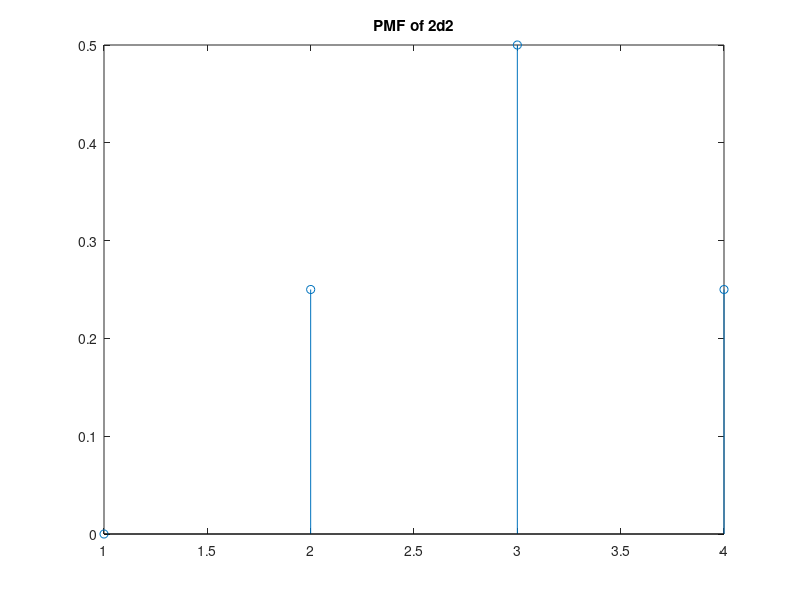
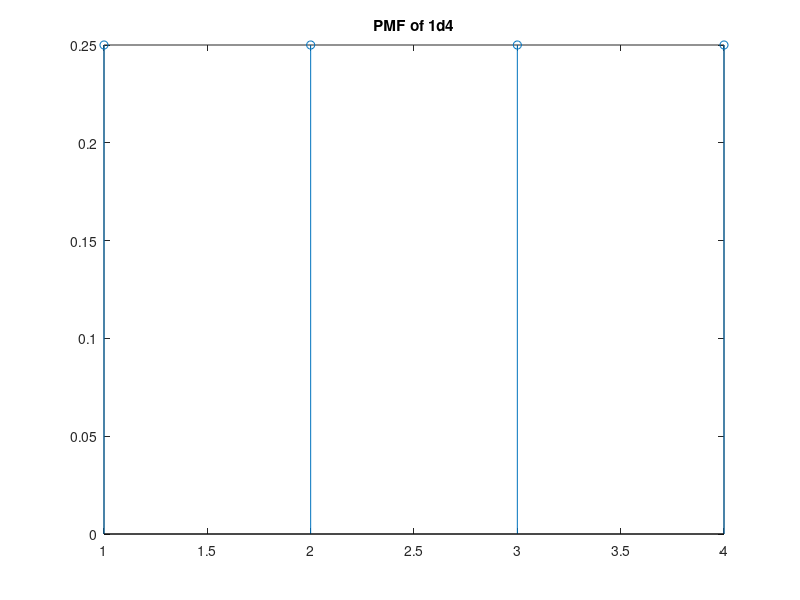

The MATLAB script that drew these images, in order:
% ECE302 Spring 2021
% I-An Huang
% Nikita Teplitskiy
% Dan Brody
%% EpicQUESTion 2
M = 10;
M = 1e6; % number of experiments to perform 
%% Part A
% Average troll health $= .25*1 + .25*2 + .25*3 +.25*4 = 2.5$
hp = randi(4,M,1); % set of 1d4
hp_ave = mean(hp); % average troll health
fprintf("Average troll health: %f\n", hp_ave);

%%
% Average fireball damage $= 0*1 + .25*2 + .50*3 + .25*4 = 3$
f = randi(2,M,2); % set of 2d2
f_dmg = sum(f,2); % compute damage 
f_ave = mean(f_dmg); % average fireball damage
f_3 = sum(f_dmg>3)/M; % probability damage > 3
fprintf("Average fireball damage: %f\n", f_ave);
fprintf("Probability fireball >3: %f\n", f_3);

%% Part B
% F = event of fireball damage
% T1, T2 = event of troll hp

pmf_F = [0; 0.25; 0.5; 0.25];
pmf_T = ones(4, 1).*0.25;

figure; stem(pmf_F); title("PMF of 2d2");
figure; stem(pmf_T); title("PMF of 1d4");

%% Part C

hp = randi(4,M,2); % make M banks of 2 trolls
f = randi(2,M,2); % throw 2 die for each spell
f_dmg = sum(f,2); % compute fireball damage
hp_new = hp - f_dmg; % attack troll
kia = hp_new <= 0; % see if dead
dead = sum(kia,2); % count the dead
fprintf("Probability of 2 kill: %f\n", sum(dead == 2)/M);

%% Part C Theoretical
theoretical_dead = 0;
prob_space = [1,2,3,4];
%for loop for each troll, iterating through combinations
%using conditional probability aptly for each case
%e.g. set of troll hp of [1,1] is killed, at the very least when fireball
%>=1, such that p(fireball>=1|[1,1]) = 1*(1/4)^2
for i = prob_space
    for j = prob_space
        if i ==4 || j ==4
            theoretical_dead = theoretical_dead+(1/4)^3;
        elseif i == 3 || j==3
            theoretical_dead = theoretical_dead + (3/4)*(1/4)^2;
        elseif i==2 || j ==2
            theoretical_dead = theoretical_dead + (1/4)^2;
        else
            theoretical_dead = theoretical_dead + (1/4)^2;
        end
    end
end

fprintf("Theoretical probability of 2 kill: %f\n", theoretical_dead);
%% Part D
% Each troll killed independently, troll must have health of at least 3
% otherwise any fireball will kill. Fireball must do less than 3 damage 
% otherwise it will kill any troll. 

kia(dead~=1,:)=1; % find lone survivors 
survivor_hp = hp_new(~kia); % check their health 
fprintf("Mean survivor health: %f\n", mean(survivor_hp));

%% Part D Theoretical
% R = event of the remaining hp of one troll given that exactly one troll
%   is dead, 0 otherwise
%
% k = event that exactly one troll is dead
%
% E(P(R given k)) = sum(r * P(R=r given k))
%   = sum(r * P(R=r and k)/P(k))

joint_pmf_TF = pmf_T*pmf_T';
joint_pmf_TF = reshape(joint_pmf_TF(:)*pmf_F', 4, 4, 4);

[T1, T2, F] = ndgrid(1:4);

R = (F >= T1 & F < T2).*(T2 - F) + ...
    (F >= T2 & F < T1).*(T1 - F);

p_2d = 0;
for r=1:2
    p_2d = p_2d + r*sum(joint_pmf_TF(R == r));
end

p_2d = p_2d/sum(joint_pmf_TF(R > 0));
fprintf("Theoretical mean survivor health: %f\n", p_2d);

%% Part E 
% 50% chance of hitting with sword, 
% 50% change of hitting with hammer given sword hit 
% I didn't compute the damage probabilities 

roll_sword = randi([0,1],M,1); % generate sword hits
sword_dmg = sum(randi(6,M,2),2); % generate sword damage 
roll_hammer = randi([0,1],M,1); % generate potential hammer hits
hammer_dmg = randi(4,M,1); % generate pontential hammer damage
% conditional probability achieved by requiring sword and hammer to be true
dmg = roll_sword.*sword_dmg + roll_sword.*roll_hammer.*hammer_dmg;
fprintf("Mean Shitvam damage: %f\n", mean(dmg));

%% Part E Theoretical
% X = dice roll,
% S = sword damage,
% H = hammer damage, 
% SH = sword and hammer damage,
% O = 0 damage,
% D = total damage,
%
% $P(D) = 0.5*P(O) + 0.25*P(S) + 0.25*P(SH)$
%
% note that prob of 0 damage is not counted in expectation

joint_pmf_X = ones(6, 6).*(1/6^2);

[X1, X2] = meshgrid(1:6); 
S = X1 + X2;

pmf_S = zeros(16, 1);
for s=2:12
    pmf_S(s) = sum(joint_pmf_X(S == s));
end

pmf_H = zeros(16, 1);
pmf_H(1:4) = 1/4;

joint_pmf_SH = pmf_S*pmf_H';
[S, H] = meshgrid(1:16);
SH = S + H;

pmf_SH = zeros(16, 1);
for sh=2:16
    pmf_SH(sh) = sum(joint_pmf_SH(SH == sh));
end

pmf_D = 0.25.*pmf_S + 0.25.*pmf_SH;

p_2e = sum((1:16).*pmf_D');
fprintf("Theoretical Mean Shitvam damage: %f\n", p_2e);